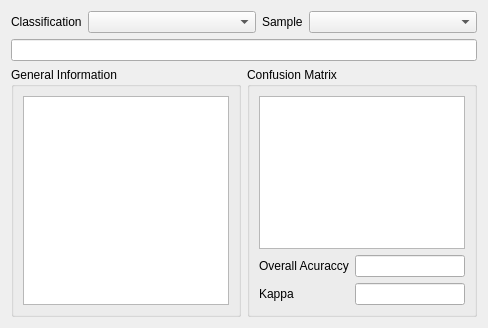
<?xml version="1.0" encoding="UTF-8"?>
<ui version="4.0">
 <class>CDTClassifierAssessmentForm</class>
 <widget class="QWidget" name="CDTClassifierAssessmentForm">
  <property name="geometry">
   <rect>
    <x>0</x>
    <y>0</y>
    <width>488</width>
    <height>328</height>
   </rect>
  </property>
  <layout class="QVBoxLayout" name="verticalLayout_3">
   <item>
    <layout class="QHBoxLayout" name="horizontalLayout">
     <item>
      <widget class="QLabel" name="label">
       <property name="text">
        <string>Classification</string>
       </property>
      </widget>
     </item>
     <item>
      <widget class="QComboBox" name="comboBoxClassification">
       <property name="sizePolicy">
        <sizepolicy hsizetype="Expanding" vsizetype="Fixed">
         <horstretch>0</horstretch>
         <verstretch>0</verstretch>
        </sizepolicy>
       </property>
      </widget>
     </item>
     <item>
      <widget class="QLabel" name="label_2">
       <property name="text">
        <string>Sample</string>
       </property>
      </widget>
     </item>
     <item>
      <widget class="QComboBox" name="comboBoxSample">
       <property name="sizePolicy">
        <sizepolicy hsizetype="Expanding" vsizetype="Fixed">
         <horstretch>0</horstretch>
         <verstretch>0</verstretch>
        </sizepolicy>
       </property>
      </widget>
     </item>
    </layout>
   </item>
   <item>
    <widget class="QLineEdit" name="lineEdit">
     <property name="readOnly">
      <bool>true</bool>
     </property>
    </widget>
   </item>
   <item>
    <layout class="QHBoxLayout" name="horizontalLayout_2">
     <item>
      <widget class="QGroupBox" name="groupBox">
       <property name="title">
        <string>General Information</string>
       </property>
       <layout class="QVBoxLayout" name="verticalLayout">
        <item>
         <widget class="QTreeWidget" name="treeWidget">
          <property name="columnCount">
           <number>2</number>
          </property>
          <attribute name="headerVisible">
           <bool>false</bool>
          </attribute>
          <column>
           <property name="text">
            <string notr="true">1</string>
           </property>
          </column>
          <column>
           <property name="text">
            <string notr="true">2</string>
           </property>
          </column>
         </widget>
        </item>
       </layout>
      </widget>
     </item>
     <item>
      <widget class="QGroupBox" name="groupBox_2">
       <property name="title">
        <string>Confusion Matrix</string>
       </property>
       <layout class="QVBoxLayout" name="verticalLayout_2">
        <item>
         <widget class="QTableWidget" name="tableWidget"/>
        </item>
        <item>
         <layout class="QFormLayout" name="formLayout">
          <item row="0" column="0">
           <widget class="QLabel" name="overallAcuraccyLabel">
            <property name="text">
             <string>Overall Acuraccy</string>
            </property>
           </widget>
          </item>
          <item row="0" column="1">
           <widget class="QLineEdit" name="overallAcuraccyLineEdit">
            <property name="alignment">
             <set>Qt::AlignCenter</set>
            </property>
            <property name="readOnly">
             <bool>true</bool>
            </property>
           </widget>
          </item>
          <item row="1" column="0">
           <widget class="QLabel" name="kappaLabel">
            <property name="text">
             <string>Kappa</string>
            </property>
           </widget>
          </item>
          <item row="1" column="1">
           <widget class="QLineEdit" name="kappaLineEdit">
            <property name="alignment">
             <set>Qt::AlignCenter</set>
            </property>
            <property name="readOnly">
             <bool>true</bool>
            </property>
           </widget>
          </item>
         </layout>
        </item>
       </layout>
      </widget>
     </item>
    </layout>
   </item>
  </layout>
 </widget>
 <resources/>
 <connections/>
</ui>
